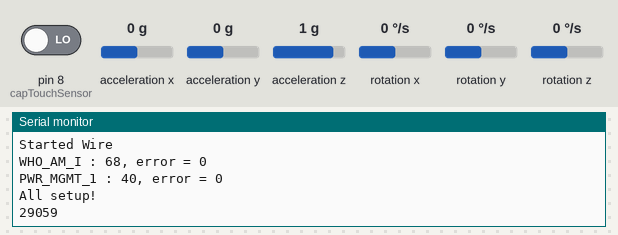
A sketch run on a simulated Arduino Leonardo, built with avr-gcc and run on an emulated ATmega32U4. Parts: the last lines printed to the serial monitor. Wiring (inferred from the names in the program): MPU-6050 motion sensor at I2C address 0x68. The test bench sets the inputs (shaded band); at power-on: pin 8 (capTouchSensor) LOW, rotation x 0 °/s, rotation y 0 °/s, acceleration x 0 g, rotation z 0 °/s, acceleration y 0 g, acceleration z 1 g.

Above: at 6.2 s.
6.3 s: pin 8 (capTouchSensor) driven HIGH
At 6.7 s:
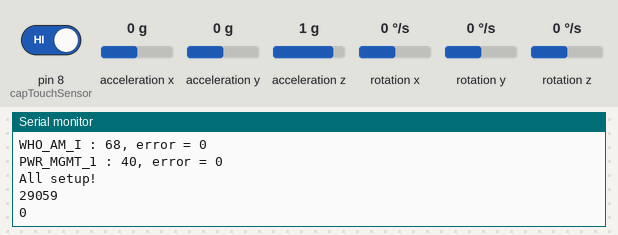
7.8 s: rotation x set to -192 °/s
At 8.6 s:
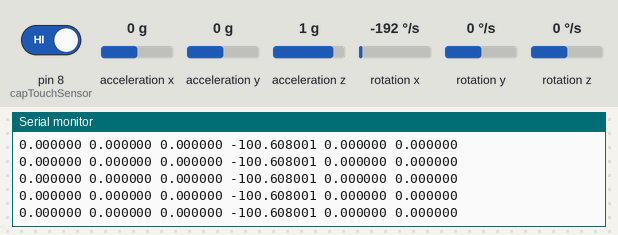
9.7 s: rotation x set to 0 °/s
At 10.4 s:
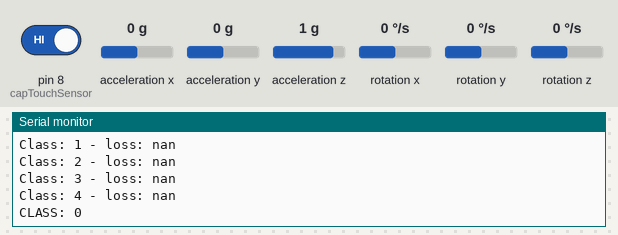
11.2 s: rotation y set to -192 °/s
At 12.1 s:
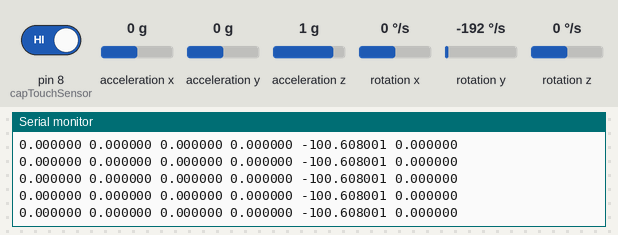
12.7 s: acceleration x set to -1.4 g
At 13.7 s:
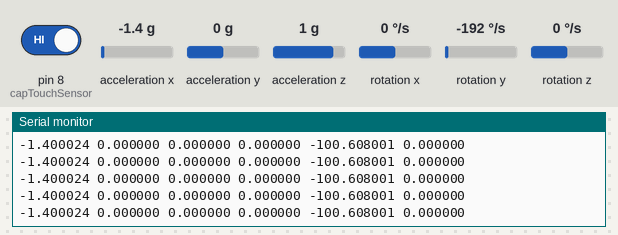
14.2 s: rotation z set to -100 °/s
At 14.8 s:
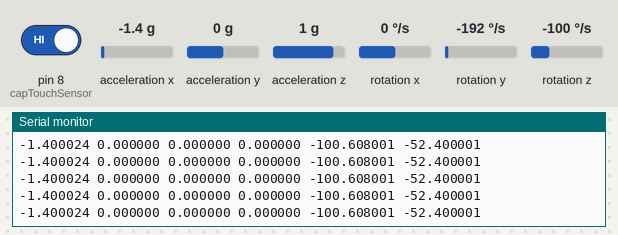
Timing chart, 0 to 17.2 s (numbered marks = the images above; inputs shaded):
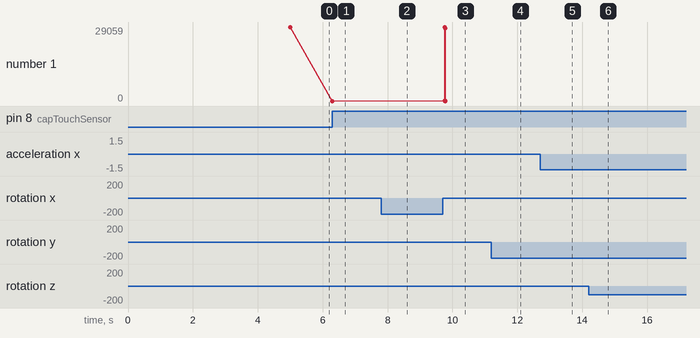

Measured:
- after the input at 6.3 s, the serial monitor: prints a new line at once (image 1)
- after the input at 7.8 s, the serial monitor: prints a new line at once (image 2)
- after the input at 9.7 s, the serial monitor: prints a new line at once (image 3)
- after the input at 11.2 s, the serial monitor: prints a new line at once (image 4)
- after the input at 12.7 s, the serial monitor: prints a new line at once (image 5)
- after the input at 14.2 s, the serial monitor: prints a new line at once (image 6)
- plotted number 1: 0 → 38 after the input at 9.7 s

The sketch:

swish.ino
```cpp
#include <spline.h>

const byte ARROW_LEFT = 0x50;
const byte ARROW_RIGHT = 0x4F;
const byte ARROW_UP = 0x10;
const byte ARROW_DOWN = 0x20;

// Consumer keys
const byte PLAY_PAUSE = 0x80;
const byte VOL_UP = 0x10;
const byte VOL_DOWN = 0x20;

const byte ZERO_HEX  = 0x00;
const byte NEXT_HIGH = 0x02;
const byte PREV_HIGH = 0x04;

const byte tickMilliDelay = 25;
double dt = ((double)tickMilliDelay) / 1000.0;

int potentiometerPin = A0;
byte loopDelay = 100;
//arrays fixed size so we need to determine the maximum size a gesture can be: 10*100=1000ms=1s long gesture

const int maxGestSize = 40;
double* accel_X = new double[maxGestSize];
double* accel_Y = new double[maxGestSize];
double* accel_Z = new double[maxGestSize];

const byte capTouchSensor = 8;

int index = 0;

const byte trainedDataSize = 10;
const int minGestSize = 10;

const byte numTrainingSamples = 5;

//int gestToKeyCodes[numTrainingSamples] = {ARROW_LEFT, ARROW_RIGHT, ARROW_DOWN, ARROW_UP};

// THIS HOLDS RAW TRAINING DATA

const byte maxRawTrainingSize = 30;

const double leftX[trainedDataSize] = {0};
const double leftY[trainedDataSize] = {0};
const double leftZ[trainedDataSize] = {0.0336, 0.2045, 0.6286, 0.9619, 0.9862, 0.8043, 0.4193, 0.0950, 0.0127, 0.0000};

const double rightX[trainedDataSize] = {0};
const double rightY[trainedDataSize] = {0};
const double rightZ[trainedDataSize] = {0.9822, 0.6468, 0.1910, 0.0161, 0.0360, 0.2549, 0.6604, 0.8243, 0.8694, 0.8743};

const double sX[trainedDataSize] = {0.9133, 0.9722, 0.6606, 0.3025, 0.3879, 0.2501, 0.0044, 0.0255, 0.0958, 0.1640};
const double sY[trainedDataSize] = {0};
const double sZ[trainedDataSize] = {0.1932, 0.5755, 0.8288, 0.6974, 0.2284, 0.0000, 0.1786, 0.6408, 0.9805, 0.9675};

const double nX[trainedDataSize] = {0.2911, 0.7331, 0.9858, 0.8284, 0.3479, 0.0458, 0.2197, 0.6647, 0.8080, 0.7945};
const double nY[trainedDataSize] = {0};
const double nZ[trainedDataSize] = {0.5932, 0.7941, 0.9838, 0.7982, 0.2894, 0.0232, 0.1096, 0.2683, 0.3688, 0.3762};

const double uX[trainedDataSize] = {0.8500, 0.6951, 0.4371, 0.1182, 0.0211, 0.2353, 0.6413, 0.9240, 0.9995, 0.9896};
const double uY[trainedDataSize] = {0};
const double uZ[trainedDataSize] = {1.0000, 0.9717, 0.9145, 0.6604, 0.4331, 0.0711, 0.0801, 0.2471, 0.3774, 0.3925};

// THIS HOLDS PROCESSED TRAINING DATA
const double* trainingX[numTrainingSamples] = {leftX, rightX, sX, nX, uX};
const double* trainingY[numTrainingSamples] = {leftY, rightY, sY, nY, uY};
const double* trainingZ[numTrainingSamples] = {leftZ, rightZ, sZ, nZ, uZ};

void setup() {
  Serial.begin(9600);
  Serial1.begin(115200);

  //BPMod.begin(BP_MODE_HID,BP_HID_KEYBOARD);   //Begin HID Mode with HID KEYBOARD AS TYPE

  delay(5000);
  setupMPU();
  Serial.println("All setup!");

  //double gestY[trainedDataSize] = {0.10, 0.83, 0.95, 0.20, -0.69, -1.00, -0.29, -0.02, 0.01, 0.02};
  /*
  double rawSSwipeZ[45] = {8.956001, 10.276, 9.512001, 0.176, -1.452, -4.96, -15.288001, -10.936, -10.136, -13.300001, -22.1, -30.652, -7.864, -5.812, -20.524, -17.691999, 1.284, -0.744, 4.556, 9.08, 5.524, -12.552, -18.52, 10.272001, -6.224, -4.772, -15.808, -3.492, -8.5, -15.268, -13.676, -0.344, -0.676, 0.012, 2.672, 3.212, -2.656, 4.172, 5.408, 6.216, 3.1, 6.74, -0.372, 5.676, 3.724};
  //double rawSSwipeZ[45] = {1.7, 4.192, 20.455999, 42.155998, 48.720001, 38.448001, 29.36, 18.752, 18.931999, 19.856, 15.484001, 6.168, 4.808, -4.012, -22.827999, -37.287998, -41.591999, -43.268001, -33.063999, -34.555999, -36.551998, -36.956001, -30.395999, -13.592, -9.384, -1.636, 4.564, 11.812001, 16.403999, 17.04, 22.076, 32.291999, 42.551998, 45.372001, 38.423999, 27.591999, 20.219999, 24.423999, 29.643999, 37.363998, 25.908, 7.936, -6.74, -5.56, -0.9};

  for (int i = 0; i < 45; i++){
     // rawSSwipeX[i] = rawSSwipeX[i] * dt;
     rawSSwipeZ[i] = rawSSwipeZ[i] * dt;
  }

  for (int i = 1; i < 45; i++){
    //rawSSwipeX[i] = rawSSwipeX[i-1] + (rawSSwipeX[i]);
    rawSSwipeZ[i] = rawSSwipeZ[i-1] + (rawSSwipeZ[i]);
  }

  //anglesToPos(rawSSwipeX, 45);
  anglesToPos(rawSSwipeZ, 45);

  //normalizeHeight(rawSSwipeX, 45);
  normalizeHeight(rawSSwipeZ, 45);

  //double* newY = normalizeLength(rawSSwipeX, trainedDataSize, 45);
  double* newZ = normalizeLength(rawSSwipeZ, trainedDataSize, 45);

  //printArray(newY, 10);
  printArray(newZ, 10);
  */
  Serial.println(freeRam());
}


boolean thisSeqHasBeenClassified = false;

int freeRam() {
  extern int __heap_start, *__brkval;
  int v;
  return (int) &v - (__brkval == 0 ? (int) &__heap_start : (int) __brkval);
}


const byte buttonQSize = 4;
int* lastButtons = new int[buttonQSize];
int buttonQFront = 0;


void loop() {
  unsigned long startTime = millis();
  //Serial.println(gyroX());
  // 1000/tickMilliDelay times per second, run this code
  // Make sure the code can run in less than 1000/tickMilliDelay seconds.

  pollMPU();
  //Serial.println("AFTER");
  int maxGestureSize = 1000 / tickMilliDelay;

  int currentVal = digitalRead(capTouchSensor);


   lastButtons[buttonQFront] = currentVal;
   buttonQFront++;
  if (buttonQFront == buttonQSize) buttonQFront = 0;

  double sum = 0.0;
  for (int i = 0; i < buttonQSize; i++){
    sum += lastButtons[i];
  }


  if ((sum / buttonQSize) < 0.3) {
    index = 0;
    return;
  }

  if (gestTakingPlace(maxGestureSize))
  {
    thisSeqHasBeenClassified = false;
    if (index == maxGestSize)
    {
      index = 0;
      return;
    }

    if (index == 0){
      accel_X[index] = gyroX() * dt;
      accel_Z[index] = gyroZ() * dt;
    } else {
      accel_X[index] = accel_X[index - 1] + (gyroX() * dt);
      accel_Z[index] = accel_Z[index - 1] + (gyroZ() * dt);
    }

    Serial.print(accelX(), 6);
    Serial.print(" ");
    Serial.print(accelY(), 6);
    Serial.print(" ");
    Serial.print(accelZ(), 6);
    Serial.print(" ");
    Serial.print(gyroX(), 6);
    Serial.print(" ");
    Serial.print(gyroY(), 6);
    Serial.print(" ");
    Serial.print(gyroZ(), 6);
    Serial.println();

    index++;

    delay(tickMilliDelay-(millis()-startTime));
  } else if (!thisSeqHasBeenClassified) {

    thisSeqHasBeenClassified = true;

    if (index < minGestSize){
      Serial.println(index);
      Serial.println();
      index = 0;
      return;
    }

    anglesToPos(accel_X, index);
    anglesToPos(accel_Z, index);

    normalizeHeight(accel_X, index);
    normalizeHeight(accel_Z, index);

    double* newX = normalizeLength(accel_X, trainedDataSize, index);
    double* newZ = normalizeLength(accel_Z, trainedDataSize, index);

    printArray(newX, 10);
    printArray(newZ, 10);

    index = 0;

    // Classification is an int that's >= 0
    int classification = classify(newX, newZ);

    /*
    if (classification == 0) {
      BPMod.keyboardPress(BP_KEY_LEFT_ARROW, BP_MOD_NOMOD);
    }
    else if (classification == 1) {
      BPMod.keyboardPress(BP_KEY_RIGHT_ARROW, BP_MOD_NOMOD);
    }
    BPMod.keyboardReleaseAll();
    index
    */

    delete[] newX;
    delete[] newZ;

    //printArray(posX, index);
    Serial.print("CLASS: ");

    Serial.println(classification);
    Serial.println();

    if (classification == 0){
      sendViaBluetooth(ARROW_LEFT);
      return;
    } else if (classification == 1) {
      sendViaBluetooth(ARROW_RIGHT);
      return;
    } else if (classification == 2){
      Serial1.write("s");
      return;
    } else if (classification == 3){
      Serial1.write("n");
      return;
    } else if (classification == 4){
      Serial1.write("u");
      return;
    }

 //   sendViaBluetooth(gestToKeyCodes[classification]);

    Serial.println(freeRam());
  }
}

// returns 0 to 1023 mapped to 0-5v
int pollTouchPad(){
  return analogRead(potentiometerPin);
}


double* normalizeLength(double seq[], int desiredLength, int initialLength)
{

  Serial.println("1");
  Serial.println(freeRam());

  float* x = new float[initialLength];
  float* y = new float[initialLength];
  Serial.println(initialLength);

  for (int i = 0; i < initialLength; i++)  {
    x[i] = i;
    y[i] = float(seq[i]);
  }

  Spline linearSpline(x,y,initialLength,1);

  double* normalized = new double[desiredLength];

  double slope = double(initialLength)/(desiredLength-1);

  for (int i=0; i < desiredLength; i++)
  {
    double xVal = i * slope;
    Serial.println(linearSpline.value(xVal));
    normalized[i] = linearSpline.value(xVal);
  }

  delete[] x;
  delete[] y;

  return normalized;
}

void normalizeHeight(double* seq, int seqSize){
  //printArray(seq, seqSize);

  double maxVal = 0.0;
  double minVal = 9999.9;

  for (int i = 0; i < seqSize; i++){
    double val = seq[i];
    if (val > maxVal){
      maxVal = val;
    }
    if (val < minVal){
      minVal = val;
    }
  }

  //Serial.println("MAX:"); Serial.println(maxVal);

  for (int i = 0; i < seqSize; i++) {
     seq[i]  = (seq[i] - minVal) / (maxVal - minVal);
  }
}

void anglesToPos(double* seq, int seqSize){
  for (int i = 0; i < seqSize; i++) {
    seq[i] = sin(seq[i] * (PI / 180.0)) * 10.0;
  }
}

int classify(double* gestureY, double* gestureZ){
  //printArray(gestureZ, trainedDataSize);
  double minLoss = 999999;
  int bestGesture = 0;

  for (int i = 0; i < numTrainingSamples; i++){
    double loss = 0.0;
    loss += squaredLossDifference(gestureY, trainingY[i], trainedDataSize);
    loss += squaredLossDifference(gestureZ, trainingZ[i], trainedDataSize);

    if (trainingY[i][0] == 0.0) loss = loss / 2;

    Serial.print("Class: "); Serial.print(i); Serial.print(" - loss: "); Serial.println(loss);
    if (loss < minLoss){
      minLoss = loss;
      bestGesture = i;
    }
  }

  return bestGesture;
}

double squaredLossDifference(double a[], const double b[], int dataSize){
  double sum = 0;

  for (int i = 0; i < dataSize; i++){
    if (a[i] == 0.0 || b[i] == 0.0) {
      continue;
    }
    //Serial.println(a[i]);
    sum += (a[i] - b[i]) * (a[i] - b[i]);
  }

  //Serial.println(sum);

  return sum;
}


void printArray(double* a, int length){
  for (int i = 0; i < length; i++){
    Serial.print(a[i], 4);
    Serial.print(", ");
  }
  Serial.println();
}


// A simple queue with a pointer to the front of it
const byte qSize = 4;
double* lastMags = new double[qSize];
int front = 0;

boolean gestTakingPlace(int maxGestureSize){
  double thresh = 50.0;

  // current mag
  double magnitude = sqrt(gyroX() * gyroX()) + (gyroY() * gyroY()) + (gyroZ() * gyroZ());

  // push it on the to queue, and pop and releast the front
  //Serial.println(front);
  lastMags[front] = magnitude;
  front++;
  if (front == qSize) front = 0;

  double sum = 0.0;
  for (int i = 0; i < qSize; i++){
    sum += lastMags[i];
  }

  double avgMag = sum / qSize;
  //printArray(lastMags, qSize);
  //if (avgMag > thresh) Serial.println(avgMag);
  return avgMag > thresh;
}

void sendViaBluetooth(byte b){
  sendViaBluetoothRaw(b);
  delay(10);
  releaseKeys();
}

void sendViaBluetoothRaw(int b){
  Serial1.write((byte)0xFD); //Start HID Report
  Serial1.write((byte)0x9); //Length byte
  Serial1.write((byte)0x1); //Descriptor byte
  Serial1.write((byte)0x00); //Modifier byte
  Serial1.write((byte)0x00); //-

  Serial1.write(b); //Send KEY

  for(byte i = 0 ; i < 5;i++){ //Send five zero bytes
    Serial1.write((byte)0x00);
  }
}

void sendConsumerKey(byte low, byte high){
  Serial1.write((byte)0xFD);
  Serial1.write((byte)0x03);
  Serial1.write((byte)0x03);

  Serial1.write(low);
  Serial1.write(high);

  Serial1.write((byte)0xFD);
  Serial1.write((byte)0x03);
  Serial1.write((byte)0x03);

  Serial1.write((byte)0x00);
  Serial1.write((byte)0x00);
}


void releaseKeys(){
  sendViaBluetoothRaw(0x00);
}
```

Source omitted: accel.ino (29919 bytes)
